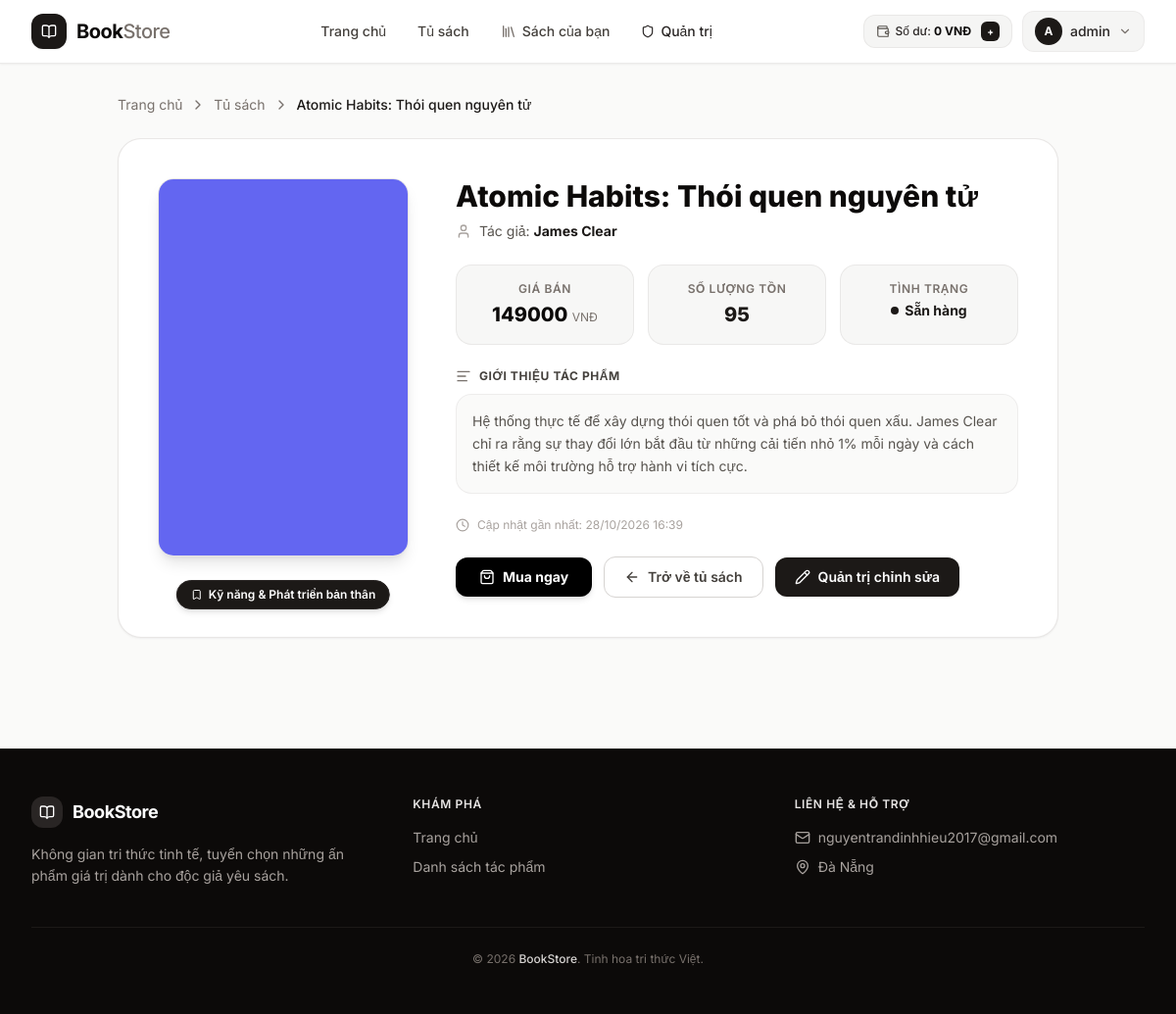
/books/13/ (signed in), run on the app's committed database.
### store/models.py (models this page shows, shortened)
class Book(models.Model):
    title = models.CharField(max_length=300, verbose_name="Tiêu đề")
    author = models.CharField(max_length=200, verbose_name="Tác giả")
    price = models.DecimalField(max_digits=10, decimal_places=2, verbose_name="Giá")
    stock = models.PositiveIntegerField(default=0, verbose_name="Tồn kho")
    description = models.TextField(blank=True, verbose_name="Mô tả")
    image = models.ImageField(upload_to='books/', null=True, blank=True, default='books/default.jpg', verbose_name="Ảnh bìa")
    category = models.ForeignKey(
        Category,
        on_delete=models.CASCADE,
        related_name="books",
        verbose_name="Danh mục",
    )
    created_at = models.DateTimeField(auto_now_add=True)
    updated_at = models.DateTimeField(auto_now=True)
    class Meta:
        verbose_name = "Sách"
        verbose_name_plural = "Sách"
        ordering = ["title"]

class Category(models.Model):
    name = models.CharField(max_length=200, verbose_name="Tên danh mục")
    class Meta:
        verbose_name = "Danh mục"
        verbose_name_plural = "Danh mục"
        ordering = ["name"]

### store/views.py (the view)
# urls.py: path("books/<int:pk>/", views.book_detail, name="book_detail"),
def book_detail(request, pk):
    book = get_object_or_404(Book, pk=pk)
    if not request.user.is_authenticated:
        messages.warning(request, "Vui lòng đăng nhập để xem chi tiết sách.")
        return redirect("store:login")
    return render(request, "store/book_detail.html", {"book": book})

### store/templates/store/book_detail.html (shortened to what this page needs)
{% extends "store/base.html" %}
{% load humanize %}
{% block content %}
<div class="max-w-5xl mx-auto px-4 sm:px-6 lg:px-8 py-8">
  <nav class="flex items-center gap-2 text-sm text-stone-500 mb-6">
    <a href="{% url 'store:home' %}" class="hover:text-stone-900 transition-colors">Trang chủ</a>
    <i data-lucide="chevron-right" class="w-4 h-4"></i>
    <a href="{% url 'store:book_list' %}" class="hover:text-stone-900 transition-colors">Tủ sách</a>
    <i data-lucide="chevron-right" class="w-4 h-4"></i>
    <span class="text-stone-900 font-medium truncate max-w-[240px]">{{ book.title }}</span>
  </nav>
  <div class="bg-white rounded-3xl border border-stone-200/90 shadow-sm overflow-hidden">
    <div class="p-6 sm:p-10">
      <div class="flex flex-col md:flex-row gap-8 lg:gap-12">
        <div class="shrink-0 flex justify-center">
          <div class="relative w-56 sm:w-64">
            <div class="overflow-hidden rounded-2xl bg-stone-100 border border-stone-200 shadow-lg">
              {% if book.image %}
              <img src="{{ book.image.url }}" alt="{{ book.title }}" class="w-full h-80 sm:h-96 object-cover" />
              {% else %}
              <img src="https://picsum.photos/seed/{{ book.id }}/400/300" alt="{{ book.title }}" class="w-full h-80 sm:h-96 object-cover" />
              {% endif %}
            </div>
            <div class="absolute -bottom-3 left-1/2 -translate-x-1/2 whitespace-nowrap">
              <span class="inline-flex items-center gap-1.5 px-3.5 py-1.5 bg-stone-900 text-white text-xs font-semibold rounded-full shadow-md border border-stone-800">
                <i data-lucide="bookmark" class="w-3 h-3"></i> {{ book.category.name }}
              </span>
            </div>
          </div>
        </div>
        <div class="flex-1 pt-4 md:pt-0">
          <h1 class="text-2xl sm:text-3xl font-extrabold text-stone-950 leading-tight mb-2">
            {{ book.title }}
          </h1>
          <div class="flex items-center gap-2 text-stone-600 text-sm mb-6">
            <i data-lucide="user" class="w-4 h-4 text-stone-400"></i>
            <span>Tác giả: <strong class="text-stone-900">{{ book.author }}</strong></span>
          </div>
          <div class="grid grid-cols-2 sm:grid-cols-3 gap-3.5 mb-6">
            <div class="bg-stone-100/80 border border-stone-200/80 rounded-2xl p-4 text-center">
              <div class="text-xs text-stone-500 font-semibold uppercase tracking-wider mb-1">Giá bán</div>
              <div class="text-xl font-extrabold text-stone-950">
                {{ book.price|floatformat:0|intcomma }} <span class="text-xs font-normal text-stone-500">VNĐ</span>
              </div>
            </div>
            <div class="bg-stone-100/80 border border-stone-200/80 rounded-2xl p-4 text-center">
              <div class="text-xs text-stone-500 font-semibold uppercase tracking-wider mb-1">Số lượng tồn</div>
              <div class="text-xl font-extrabold text-stone-900">{{ book.stock }}</div>
            </div>
            <div class="col-span-2 sm:col-span-1 bg-stone-100/80 border border-stone-200/80 rounded-2xl p-4 text-center">
              <div class="text-xs text-stone-500 font-semibold uppercase tracking-wider mb-1">Tình trạng</div>
              {% if book.stock > 0 %}
              <div class="flex items-center justify-center gap-1.5 mt-1">
                <span class="w-2 h-2 bg-stone-900 rounded-full"></span>
                <span class="text-sm font-bold text-stone-900">Sẵn hàng</span>
              </div>
              {% else %}
              <div class="flex items-center justify-center gap-1.5 mt-1">
                <span class="w-2 h-2 bg-stone-400 rounded-full"></span>
                <span class="text-sm font-bold text-stone-500">Tạm hết</span>
              </div>
              {% endif %}
            </div>
          </div>
          {% if book.description %}
          <div class="mb-6">
            <h3 class="text-xs font-bold text-stone-700 uppercase tracking-wider mb-2.5 flex items-center gap-2">
              <i data-lucide="align-left" class="w-4 h-4 text-stone-500"></i> Giới thiệu tác phẩm
            </h3>
            <p class="text-stone-600 text-sm leading-relaxed bg-stone-50 border border-stone-200/60 rounded-2xl p-4">
              {{ book.description }}
            </p>
          </div>
          {% endif %}
          <div class="flex items-center gap-2 text-xs text-stone-400 mb-6">
            <i data-lucide="clock" class="w-3.5 h-3.5"></i>
            <span>Cập nhật gần nhất: {{ book.updated_at|date:"d/m/Y H:i" }}</span>
          </div>
          <div class="flex flex-wrap items-center gap-3">
            {% if book.stock <= 0 %}
            <button type="button" disabled
                    class="inline-flex items-center gap-2 px-6 py-2.5 bg-stone-200 text-stone-400 text-sm font-bold rounded-xl cursor-not-allowed">
              <i data-lucide="x-circle" class="w-4 h-4"></i> Hết hàng
            </button>
            {% else %}
            <form action="{% url 'store:buy_book' book.pk %}" method="post" class="inline-block">
              <button type="submit"
                      class="inline-flex items-center gap-2 px-6 py-2.5 bg-black hover:bg-stone-800 text-white text-sm font-bold rounded-xl shadow-md hover:shadow-lg hover:-translate-y-0.5 transition-all duration-200 cursor-pointer">
                <i data-lucide="shopping-bag" class="w-4 h-4"></i> Mua ngay
              </button>
            </form>
            {% endif %}
            <a href="{% url 'store:book_list' %}"
               class="inline-flex items-center gap-2 px-5 py-2.5 border border-stone-300 text-stone-700 text-sm font-semibold rounded-xl hover:bg-stone-100 hover:text-stone-950 transition-all duration-200">
              <i data-lucide="arrow-left" class="w-4 h-4"></i> Trở về tủ sách
            </a>
            {% if user.is_staff %}
            <a href="/admin/store/book/{{ book.pk }}/change/"
               class="inline-flex items-center gap-2 px-5 py-2.5 bg-stone-900 hover:bg-black text-white text-sm font-semibold rounded-xl shadow-sm transition-all duration-200">
              <i data-lucide="pencil" class="w-4 h-4"></i> Quản trị chỉnh sửa
            </a>
            {% endif %}
          </div>
        </div>
      </div>
    </div>
  </div>
</div>
{% endblock %}

### store/templates/store/base.html (shortened to what this page needs)
{% load humanize %}
<!DOCTYPE html>
<html lang="vi" class="scroll-smooth">
<head>
  <script src="https://cdn.tailwindcss.com"></script>
</head>
<body class="bg-stone-50 text-stone-900 flex flex-col min-h-screen antialiased selection:bg-stone-900 selection:text-white">
<header class="sticky top-0 z-50 bg-white/90 backdrop-blur-md border-b border-stone-200/80 shadow-sm">
  <nav class="max-w-7xl mx-auto px-4 sm:px-6 lg:px-8">
    <div class="flex items-center justify-between h-16">
      <a href="{% url 'store:home' %}" class="flex items-center gap-2.5 shrink-0 group">
        <div class="w-9 h-9 bg-stone-900 text-white rounded-xl flex items-center justify-center shadow-sm group-hover:bg-stone-800 transition-colors duration-200">
          <i data-lucide="book-open" class="w-4 h-4"></i>
        </div>
        <span class="text-xl font-bold tracking-tight text-stone-950">
          Book<span class="text-stone-500 font-medium">Store</span>
        </span>
      </a>
      <div class="hidden md:flex items-center gap-1">
        <a href="{% url 'store:home' %}" class="px-3.5 py-2 rounded-xl text-sm font-medium text-stone-700 hover:text-stone-950 hover:bg-stone-100 transition-all duration-200">
          Trang chủ
        </a>
        <a href="{% url 'store:book_list' %}" class="px-3.5 py-2 rounded-xl text-sm font-medium text-stone-700 hover:text-stone-950 hover:bg-stone-100 transition-all duration-200">
          Tủ sách
        </a>
        {% if user.is_authenticated %}
        <a href="{% url 'store:my_books' %}" class="px-3.5 py-2 rounded-xl text-sm font-medium text-stone-700 hover:text-stone-950 hover:bg-stone-100 transition-all duration-200 flex items-center gap-1.5">
          <i data-lucide="library" class="w-4 h-4 text-stone-500"></i> Sách của bạn
        </a>
        {% endif %}
        {% if user.is_staff %}
        <a href="/admin/" class="px-3.5 py-2 rounded-xl text-sm font-medium text-stone-800 hover:text-black hover:bg-stone-200/70 transition-all duration-200 flex items-center gap-1.5">
          <i data-lucide="shield" class="w-3.5 h-3.5"></i> Quản trị
        </a>
        {% endif %}
      </div>
      <div class="flex items-center gap-2.5">
        {% if user.is_authenticated %}
          <a href="{% url 'store:add_funds' %}"
             class="hidden sm:inline-flex items-center gap-1.5 px-3 py-1.5 rounded-xl bg-stone-100 hover:bg-stone-200 border border-stone-200/80 text-xs font-medium text-stone-800 transition-colors"
             title="Nhấn để nạp tiền vào ví">
            <i data-lucide="wallet" class="w-3.5 h-3.5 text-stone-600"></i>
            <span>Số dư: <strong class="text-stone-950 font-bold">{{ user.wallet.balance|default:0|intcomma }} VNĐ</strong></span>
            <span class="ml-1 text-[10px] bg-stone-900 text-white px-1.5 py-0.5 rounded-md hover:bg-black font-bold">+</span>
          </a>
          <div class="relative group">
            <button class="flex items-center gap-2 px-3 py-1.5 rounded-xl bg-stone-100 hover:bg-stone-200 text-sm font-medium text-stone-800 transition-all duration-200 cursor-pointer border border-stone-200/60">
              <div class="w-7 h-7 bg-stone-900 rounded-full flex items-center justify-center text-white text-xs font-bold">
                {{ user.username|first|upper }}
              </div>
              <span class="hidden sm:block text-stone-800">{{ user.username }}</span>
              <i data-lucide="chevron-down" class="w-3.5 h-3.5 text-stone-500"></i>
            </button>
          </div>
        {% endif %}
      </div>
    </div>
  </nav>
</header>
<main class="flex-1">
  {% block content %}{% endblock %}
</main>
<footer class="bg-stone-950 text-stone-400 mt-20 border-t border-stone-900">
  <div class="max-w-7xl mx-auto px-4 sm:px-6 lg:px-8 py-12">
    <div class="grid grid-cols-1 md:grid-cols-3 gap-8">
      <div>
        <div class="flex items-center gap-2.5 mb-4">
          <div class="w-8 h-8 bg-stone-800 text-white rounded-xl flex items-center justify-center">
            <i data-lucide="book-open" class="w-4 h-4"></i>
          </div>
          <span class="text-white font-bold text-lg tracking-tight">BookStore</span>
        </div>
        <p class="text-sm text-stone-400 leading-relaxed max-w-sm">
          Không gian tri thức tinh tế, tuyển chọn những ấn phẩm giá trị dành cho độc giả yêu sách.
        </p>
      </div>
      <div>
        <h4 class="text-stone-200 font-semibold mb-4 text-xs uppercase tracking-wider">Khám phá</h4>
        <ul class="space-y-2.5 text-sm">
          <li><a href="{% url 'store:home' %}" class="hover:text-stone-100 transition-colors">Trang chủ</a></li>
          <li><a href="{% url 'store:book_list' %}" class="hover:text-stone-100 transition-colors">Danh sách tác phẩm</a></li>
        </ul>
      </div>
      <div>
        <h4 class="text-stone-200 font-semibold mb-4 text-xs uppercase tracking-wider">Liên hệ & Hỗ trợ</h4>
        <ul class="space-y-2.5 text-sm">
          <li class="flex items-center gap-2"><i data-lucide="mail" class="w-4 h-4 text-stone-400"></i> nguyentrandinhhieu2017@gmail.com</li>
          <li class="flex items-center gap-2"><i data-lucide="map-pin" class="w-4 h-4 text-stone-400"></i> Đà Nẵng</li>
        </ul>
      </div>
    </div>
    <div class="border-t border-stone-900 mt-10 pt-6 text-center text-xs text-stone-500">
      &copy; 2026 <span class="text-stone-300 font-medium">BookStore</span>. Tinh hoa tri thức Việt.
    </div>
  </div>
</footer>
</body>
</html>

### data on the page
Book: title "Atomic Habits: Thói quen nguyên tử", image (placeholder picture), category.name "Kỹ năng & Phát triển bản thân", author "James Clear", price "149000", stock "95", description "Hệ thống thực tế để xây dựng thói quen tốt và phá bỏ thói quen xấu. James Clear chỉ ra rằng sự thay đổi lớn bắt đầu từ những cải tiến nhỏ 1% mỗi ngày và cách thiết kế môi trường hỗ trợ hành vi tích cực.", updated_at "28/10/2026 16:39"

### other printed values
{{ user.wallet.balance|default:0|intcomma }} "0"
{{ user.username|first|upper }} "A"
{{ user.username }} "admin"
